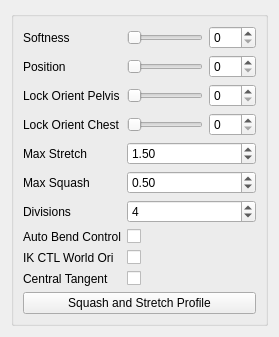
<?xml version="1.0" encoding="UTF-8"?>
<ui version="4.0">
 <class>Form</class>
 <widget class="QWidget" name="Form">
  <property name="geometry">
   <rect>
    <x>0</x>
    <y>0</y>
    <width>279</width>
    <height>308</height>
   </rect>
  </property>
  <property name="windowTitle">
   <string>Form</string>
  </property>
  <layout class="QGridLayout" name="gridLayout">
   <item row="0" column="0">
    <widget class="QGroupBox" name="groupBox">
     <property name="title">
      <string/>
     </property>
     <layout class="QFormLayout" name="formLayout">
      <item row="0" column="0">
       <widget class="QLabel" name="softness_label">
        <property name="text">
         <string>Softness</string>
        </property>
       </widget>
      </item>
      <item row="0" column="1">
       <layout class="QHBoxLayout" name="horizontalLayout_3">
        <item>
         <widget class="QSlider" name="softness_slider">
          <property name="minimumSize">
           <size>
            <width>0</width>
            <height>15</height>
           </size>
          </property>
          <property name="maximum">
           <number>100</number>
          </property>
          <property name="orientation">
           <enum>Qt::Horizontal</enum>
          </property>
         </widget>
        </item>
        <item>
         <widget class="QSpinBox" name="softness_spinBox">
          <property name="maximum">
           <number>100</number>
          </property>
         </widget>
        </item>
       </layout>
      </item>
      <item row="1" column="0">
       <widget class="QLabel" name="softness_label_2">
        <property name="text">
         <string>Position</string>
        </property>
       </widget>
      </item>
      <item row="1" column="1">
       <layout class="QHBoxLayout" name="horizontalLayout_4">
        <item>
         <widget class="QSlider" name="position_slider">
          <property name="minimumSize">
           <size>
            <width>0</width>
            <height>15</height>
           </size>
          </property>
          <property name="maximum">
           <number>100</number>
          </property>
          <property name="orientation">
           <enum>Qt::Horizontal</enum>
          </property>
         </widget>
        </item>
        <item>
         <widget class="QSpinBox" name="position_spinBox">
          <property name="maximum">
           <number>100</number>
          </property>
         </widget>
        </item>
       </layout>
      </item>
      <item row="2" column="0">
       <widget class="QLabel" name="softness_label_3">
        <property name="text">
         <string>Lock Orient Pelvis</string>
        </property>
       </widget>
      </item>
      <item row="2" column="1">
       <layout class="QHBoxLayout" name="horizontalLayout_5">
        <item>
         <widget class="QSlider" name="lockOri_pelvis_slider">
          <property name="minimumSize">
           <size>
            <width>0</width>
            <height>15</height>
           </size>
          </property>
          <property name="maximum">
           <number>100</number>
          </property>
          <property name="orientation">
           <enum>Qt::Horizontal</enum>
          </property>
         </widget>
        </item>
        <item>
         <widget class="QSpinBox" name="lockOri_pelvis_spinBox">
          <property name="maximum">
           <number>100</number>
          </property>
         </widget>
        </item>
       </layout>
      </item>
      <item row="3" column="0">
       <widget class="QLabel" name="softness_label_4">
        <property name="text">
         <string>Lock Orient Chest</string>
        </property>
       </widget>
      </item>
      <item row="3" column="1">
       <layout class="QHBoxLayout" name="horizontalLayout_6">
        <item>
         <widget class="QSlider" name="lockOri_chest_slider">
          <property name="minimumSize">
           <size>
            <width>0</width>
            <height>15</height>
           </size>
          </property>
          <property name="maximum">
           <number>100</number>
          </property>
          <property name="orientation">
           <enum>Qt::Horizontal</enum>
          </property>
         </widget>
        </item>
        <item>
         <widget class="QSpinBox" name="lockOri_chest_spinBox">
          <property name="maximum">
           <number>100</number>
          </property>
         </widget>
        </item>
       </layout>
      </item>
      <item row="4" column="0">
       <widget class="QLabel" name="maxStretch_label">
        <property name="sizePolicy">
         <sizepolicy hsizetype="MinimumExpanding" vsizetype="MinimumExpanding">
          <horstretch>0</horstretch>
          <verstretch>0</verstretch>
         </sizepolicy>
        </property>
        <property name="text">
         <string>Max Stretch</string>
        </property>
       </widget>
      </item>
      <item row="4" column="1">
       <widget class="QDoubleSpinBox" name="maxStretch_spinBox">
        <property name="sizePolicy">
         <sizepolicy hsizetype="MinimumExpanding" vsizetype="Fixed">
          <horstretch>0</horstretch>
          <verstretch>0</verstretch>
         </sizepolicy>
        </property>
        <property name="minimum">
         <double>1.000000000000000</double>
        </property>
        <property name="singleStep">
         <double>0.100000000000000</double>
        </property>
        <property name="value">
         <double>1.500000000000000</double>
        </property>
       </widget>
      </item>
      <item row="5" column="0">
       <widget class="QLabel" name="maxSquash_label">
        <property name="sizePolicy">
         <sizepolicy hsizetype="MinimumExpanding" vsizetype="MinimumExpanding">
          <horstretch>0</horstretch>
          <verstretch>0</verstretch>
         </sizepolicy>
        </property>
        <property name="text">
         <string>Max Squash</string>
        </property>
       </widget>
      </item>
      <item row="5" column="1">
       <widget class="QDoubleSpinBox" name="maxSquash_spinBox">
        <property name="sizePolicy">
         <sizepolicy hsizetype="MinimumExpanding" vsizetype="Fixed">
          <horstretch>0</horstretch>
          <verstretch>0</verstretch>
         </sizepolicy>
        </property>
        <property name="minimum">
         <double>0.100000000000000</double>
        </property>
        <property name="maximum">
         <double>1.000000000000000</double>
        </property>
        <property name="singleStep">
         <double>0.100000000000000</double>
        </property>
        <property name="value">
         <double>0.500000000000000</double>
        </property>
       </widget>
      </item>
      <item row="6" column="0">
       <widget class="QLabel" name="divisions_label">
        <property name="text">
         <string>Divisions</string>
        </property>
       </widget>
      </item>
      <item row="6" column="1">
       <widget class="QSpinBox" name="division_spinBox">
        <property name="sizePolicy">
         <sizepolicy hsizetype="Expanding" vsizetype="Fixed">
          <horstretch>0</horstretch>
          <verstretch>0</verstretch>
         </sizepolicy>
        </property>
        <property name="minimum">
         <number>2</number>
        </property>
        <property name="maximum">
         <number>99</number>
        </property>
        <property name="value">
         <number>4</number>
        </property>
       </widget>
      </item>
      <item row="7" column="0">
       <widget class="QLabel" name="autoBend_label">
        <property name="text">
         <string>Auto Bend Control</string>
        </property>
       </widget>
      </item>
      <item row="7" column="1">
       <widget class="QCheckBox" name="autoBend_checkBox">
        <property name="text">
         <string/>
        </property>
       </widget>
      </item>
      <item row="8" column="0">
       <widget class="QLabel" name="autoBend_label_2">
        <property name="text">
         <string>IK CTL World Ori</string>
        </property>
       </widget>
      </item>
      <item row="8" column="1">
       <widget class="QCheckBox" name="IKWorldOri_checkBox">
        <property name="toolTip">
         <string>&lt;html&gt;&lt;head/&gt;&lt;body&gt;&lt;p&gt;If checked the IK controls will be oriented to world space in XYZ&lt;/p&gt;&lt;/body&gt;&lt;/html&gt;</string>
        </property>
        <property name="text">
         <string/>
        </property>
       </widget>
      </item>
      <item row="9" column="0">
       <widget class="QLabel" name="centralTangent_label">
        <property name="text">
         <string>Central Tangent</string>
        </property>
       </widget>
      </item>
      <item row="9" column="1">
       <widget class="QCheckBox" name="centralTangent_checkBox">
        <property name="text">
         <string/>
        </property>
       </widget>
      </item>
      <item row="10" column="0" colspan="2">
       <widget class="QPushButton" name="squashStretchProfile_pushButton">
        <property name="text">
         <string>Squash and Stretch Profile</string>
        </property>
       </widget>
      </item>
     </layout>
    </widget>
   </item>
  </layout>
 </widget>
 <resources/>
 <connections>
  <connection>
   <sender>softness_slider</sender>
   <signal>sliderMoved(int)</signal>
   <receiver>softness_spinBox</receiver>
   <slot>setValue(int)</slot>
   <hints>
    <hint type="sourcelabel">
     <x>187</x>
     <y>30</y>
    </hint>
    <hint type="destinationlabel">
     <x>235</x>
     <y>28</y>
    </hint>
   </hints>
  </connection>
  <connection>
   <sender>softness_spinBox</sender>
   <signal>valueChanged(int)</signal>
   <receiver>softness_slider</receiver>
   <slot>setValue(int)</slot>
   <hints>
    <hint type="sourcelabel">
     <x>235</x>
     <y>20</y>
    </hint>
    <hint type="destinationlabel">
     <x>187</x>
     <y>20</y>
    </hint>
   </hints>
  </connection>
  <connection>
   <sender>position_slider</sender>
   <signal>valueChanged(int)</signal>
   <receiver>position_spinBox</receiver>
   <slot>setValue(int)</slot>
   <hints>
    <hint type="sourcelabel">
     <x>156</x>
     <y>50</y>
    </hint>
    <hint type="destinationlabel">
     <x>208</x>
     <y>50</y>
    </hint>
   </hints>
  </connection>
  <connection>
   <sender>position_spinBox</sender>
   <signal>valueChanged(int)</signal>
   <receiver>position_slider</receiver>
   <slot>setValue(int)</slot>
   <hints>
    <hint type="sourcelabel">
     <x>218</x>
     <y>56</y>
    </hint>
    <hint type="destinationlabel">
     <x>176</x>
     <y>54</y>
    </hint>
   </hints>
  </connection>
  <connection>
   <sender>lockOri_pelvis_spinBox</sender>
   <signal>valueChanged(int)</signal>
   <receiver>lockOri_pelvis_slider</receiver>
   <slot>setValue(int)</slot>
   <hints>
    <hint type="sourcelabel">
     <x>207</x>
     <y>79</y>
    </hint>
    <hint type="destinationlabel">
     <x>165</x>
     <y>82</y>
    </hint>
   </hints>
  </connection>
  <connection>
   <sender>lockOri_pelvis_slider</sender>
   <signal>valueChanged(int)</signal>
   <receiver>lockOri_pelvis_spinBox</receiver>
   <slot>setValue(int)</slot>
   <hints>
    <hint type="sourcelabel">
     <x>111</x>
     <y>76</y>
    </hint>
    <hint type="destinationlabel">
     <x>198</x>
     <y>70</y>
    </hint>
   </hints>
  </connection>
  <connection>
   <sender>softness_slider</sender>
   <signal>valueChanged(int)</signal>
   <receiver>softness_spinBox</receiver>
   <slot>setValue(int)</slot>
   <hints>
    <hint type="sourcelabel">
     <x>97</x>
     <y>23</y>
    </hint>
    <hint type="destinationlabel">
     <x>207</x>
     <y>23</y>
    </hint>
   </hints>
  </connection>
 </connections>
</ui>
